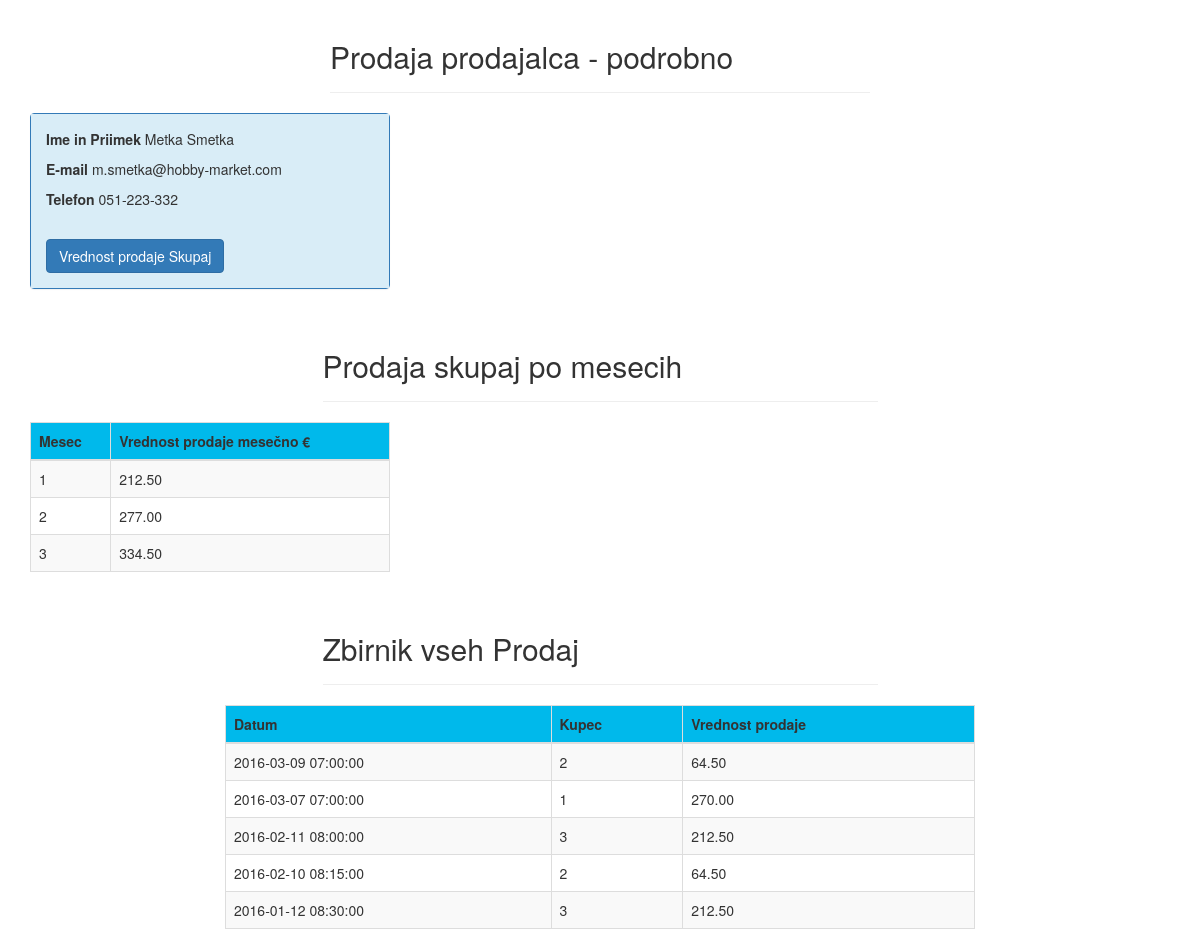
The app's page /vendor_sales.php?id=3 with its own data.
### tables this page shows
CREATE TABLE `vendors` (
  `id` int(10) UNSIGNED NOT NULL,
  `name` varchar(155) NOT NULL,
  `surname` varchar(155) NOT NULL,
  `email` varchar(255) NOT NULL,
  `phone` varchar(255) DEFAULT NULL,
  `created_at` timestamp NULL DEFAULT NULL,
  `updated_at` timestamp NULL DEFAULT NULL
);

CREATE TABLE `sales` (
  `id` int(10) UNSIGNED NOT NULL,
  `customer_id` int(11) NOT NULL,
  `vendor_id` int(11) NOT NULL,
  `sale_date` datetime NOT NULL,
  `sum_total` double(8,2) NOT NULL,
  `created_at` timestamp NULL DEFAULT NULL,
  `updated_at` timestamp NULL DEFAULT NULL
);

### SaleController.php (called while the page is built, shortened)
<?php
include 'Vendor.php';
include 'VendorView.php';
class SaleController
{
    public function vendorDetails($vendorId)
    {
        $vendor = new Vendor();
        $vendor = $vendor->getVendorDetalis($vendorId);
        $view = new VendorView();
        $view->renderVendorDetails($vendor);
    }
    public function vendorSales($vendorId)
    {
        $vendor = new Vendor();
        $sales = $vendor->getVendorSales($vendorId);
        $view = new VendorView();
        $view->renderVendorSales($sales);
    }
    public function vendorSalesMonthly($vendorId)
    {
        $vendor = new Vendor();
        $montlySales = $vendor->getVendoerMonthlySales($vendorId);
        $view = new VendorView();
        $view->renderVendorSalesMonthly($montlySales);
    }
}

### Vendor.php (called while the page is built, shortened)
<?php
class Vendor
{
    private $connection;
    public function __construct()
    {
        $this->connection = new Connection();
    }
    public function getVendorDetalis($id)
    {
        $vendors = $this->connection->query('vendors');
        foreach ($vendors as $item) {
            if ($item['id'] == $id) {
                $id = $item['id'];
                $name = $item['name'];
                $surname = $item['surname'];
                $email = $item['email'];
                $phone = $item['phone'];
                $data = array('id' => $id, 'name' => $name, 'surname' => $surname, 'email' => $email, 'phone' => $phone);
                return $data;
            }
        }
    }
    public function getVendorSales($vendorId)
    {
        $sales = $this->connection->orderedQuery('sales', 'vendor_id', $vendorId, 'sale_date');
        $allData = [];
        foreach ($sales as $sale)
        {
            $data = array('id' => $sale['id'], 'date' => $sale['sale_date'], 'customer' => $sale['customer_id'], 'total' => $sale['sum_total']);
            array_push($allData, $data);
        }
        return $allData;
    }
}

### Connection.php (called while the page is built, shortened)
<?php
class Connection
{
    private $servername = "localhost";
    private $username = "vnesi svoje uporabniško ime";
    private $password = "vnesi svoje geslo";
    private $database = "vnesi ime baze";
    private $connection;
    public function __construct()
    {
        $this->connection = new PDO("mysql:host=$this->servername;dbname=$this->database", $this->username, $this->password);
        $this->connection->setAttribute(PDO::ATTR_ERRMODE, PDO::ERRMODE_EXCEPTION);
    }
    public function query($tablename)
    {
        return $this->connection->query("SELECT * FROM $tablename");
    }
    public function orderedQuery($tablename,$field, $value,$orderField)
    {
        return $this->connection->query("SELECT * FROM $tablename WHERE $field = $value ORDER BY $orderField DESC");
    }
}

### VendorView.php (the view, shortened to what this page needs)
<?php
include 'Connection.php';
class VendorView
{
    public function renderVendorDetails($vendor)
    {
        echo '<p> <span class="krepko">Ime in Priimek</span> '. $vendor['name']. ' '. $vendor['surname'].'</p>'.
            '<p> <span class="krepko">E-mail</span> '. $vendor['email'].'</p>'.
            '<p> <span class="krepko">Telefon</span> '. $vendor['phone'].'</p>';
    }
    public function renderVendorSales($sales)
    {
        foreach ($sales as $sale)
        {
            echo '<tr>'.
                '<td>'.$sale['date'].'</td>'.
                '<td>'.$sale['customer'].'</td>'.
                '<td>'.$sale['total'].'</td>'.
                '</tr>';
        }
    }
    public function renderVendorSalesMonthly($montlySales)
    {
        foreach ($montlySales as $montlySale)
        {
            echo '<tr>'.
                '<td>'.$montlySale['month'].'</td>'.
                '<td>'.$montlySale['month_total'].'</td>'.
                '</tr>';
        }
    }
}

### theme.css (style rules this page uses)
.krepko { font-weight:bold; }

### records on screen
vendors: name "Metka", surname "Smetka", email "m.smetka@hobby-market.com", phone "051-223-332"
sales: sale_date "2016-03-09 07:00:00", customer "2", sum_total "64.50"
sales: sale_date "2016-03-07 07:00:00", customer "1", sum_total "270.00"
sales: sale_date "2016-02-11 08:00:00", customer "3", sum_total "212.50"
sales: sale_date "2016-02-10 08:15:00", customer "2", sum_total "64.50"
sales: sale_date "2016-01-12 08:30:00", customer "3", sum_total "212.50"

### other values on screen
$montlySale['month'] "1"
$montlySale['month_total'] "212.50"
$montlySale['month'] "2"
$montlySale['month_total'] "277.00"
$montlySale['month'] "3"
$montlySale['month_total'] "334.50"
